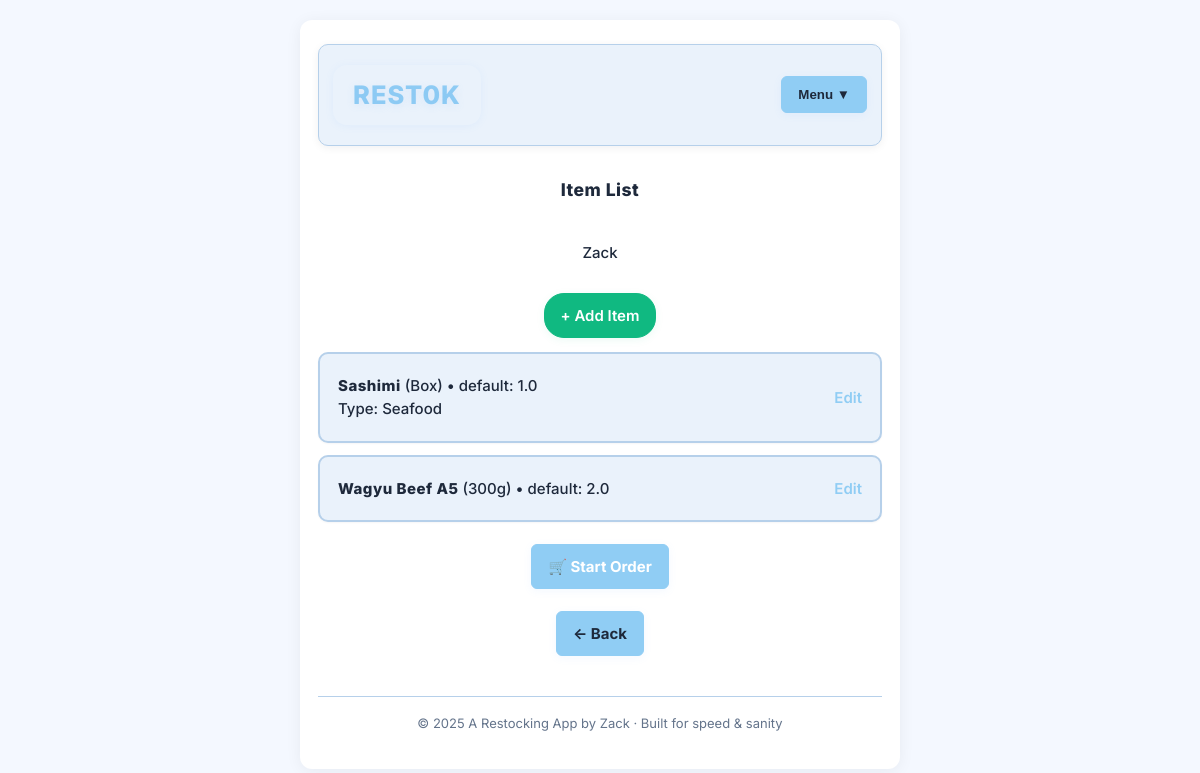
Page /suppliers/1/items on the committed database.
### models.py (models this page shows)
class Supplier(db.Model):
    __tablename__ = "suppliers"
    id = db.Column(db.Integer, primary_key=True)
    name = db.Column(db.String(100), nullable=False)
    email = db.Column(db.String(100), nullable=True)
    phone = db.Column(db.String(20), nullable=False)
    category = db.Column(db.String(64))
    notes = db.Column(db.Text, nullable=True)
    items = db.relationship("Item", backref="supplier", cascade="all, delete-orphan")

class Item(db.Model):
    __tablename__ = "items"
    id = db.Column(db.Integer, primary_key=True)
    supplier_id = db.Column(db.Integer, db.ForeignKey("suppliers.id"), nullable=False)
    name = db.Column(db.String(160), nullable=False)
    unit = db.Column(db.String(32), nullable=False)  # kg, pkt, carton, tin
    default_qty = db.Column(db.Float, nullable=False, default=1)
    item_type = db.Column(db.String(64), nullable=True)  # Dry, Frozen, Vegetables, etc.
    active = db.Column(db.Boolean, nullable=False, default=True)
    __table_args__ = (
        db.UniqueConstraint("supplier_id", "name", name="uq_item_per_supplier"),
    )

### app.py (the view)
    @app.get("/suppliers/<int:supplier_id>/items")
    def supplier_items(supplier_id):
        supplier = Supplier.query.get_or_404(supplier_id)
        items = (
            Item.query.filter_by(supplier_id=supplier.id, active=True)
            .order_by(Item.name.asc())
            .all()
        )
        return render_template("items_list.html", supplier=supplier, items=items)

### templates/items_list.html
{% extends "base.html" %}
{% block content %}
<h3> Item List </h3>
<p>{{ supplier.name }}</p>
<div class="row">
  <a href="/suppliers/{{ supplier.id }}/items/new" class="btn btn-add-item">+ Add Item</a>
</div>
<div class="grid">
  {% for it in items %}
  <div class="card row">
    <div style="flex:1">
      <div><strong>{{ it.name }}</strong> ({{ it.unit }}) • default: {{ it.default_qty }}</div>
      {% if it.item_type %}<div>Type: {{ it.item_type }}</div>{% endif %}
    </div>
    <a href="/items/{{ it.id }}/edit">Edit</a>
  </div>
  {% else %}
  <div class="card">No items yet. Add your first one.</div>
  {% endfor %}
</div>
<div class="row" style="margin: 8px 0;">
  <a href="/suppliers/{{ supplier.id }}/order" class="btn primary" style="color:#fff;">🛒 Start Order</a>
</div>
<div class="row" style="margin-bottom: 16px;">
  <a href="{{ url_for('suppliers_list') }}" class="btn" style="margin-left:0;">
    ← Back
  </a>
</div>
{% set back_url = url_for('suppliers_list') %}
{% endblock %}

### static/style.css (style rules this page uses)
*, *::before, *::after { box-sizing: border-box; }
html, body { height: 100%; margin: 0; font: var(--fs)/1.55 var(--font); color: var(--text); background: var(--bg); padding: 0; }
:root { --bg: #f4f8ff; --card: #eaf2fb; --text: #1e293b; --muted: #64748b; --brand: #90cdf4; --brand-600: #60a5fa; --accent: #90cdf4; --accent-600: #60a5fa; --border: #b6d0ea; --ring: rgba(96, 165, 250, .18); --shadow-sm: 0 1px 2px rgba(16, 24, 40, .04); --shadow: 0 2px 8px rgba(16, 24, 40, .06); --radius-sm: 6px; --radius: 10px; --radius-lg: 14px; --font: "Inter", system-ui, -apple-system, Segoe UI, Roboto, "Helvetica Neue", Arial, sans-serif; --fs-xs: 12px; --fs-sm: 13px; --fs: 15px; --fs-md: 16px; --fs-lg: 18px; --fs-xl: 22px; --sp-1: 6px; --sp-2: 10px; --sp-3: 12px; --sp-4: 14px; --sp-5: 16px; --sp-6: 20px; --sp-8: 24px; }
body { padding: var(--sp-6); -webkit-font-smoothing: antialiased; -moz-osx-font-smoothing: grayscale; }
.btn { display: inline-flex; align-items: center; gap: 8px; padding: 10px 16px; border-radius: var(--radius-sm); border: 1px solid var(--brand); background: linear-gradient(90deg, var(--brand) 70%, var(--accent) 100%); color: #1e293b; text-decoration: none; cursor: pointer; font-weight: 700; box-shadow: 0 2px 8px rgba(96,165,250,0.08); transition: background .15s, border-color .15s, box-shadow .15s; }
.btn.primary { background: linear-gradient(90deg, var(--accent) 60%, var(--brand) 100%); border-color: var(--accent); color: #fff; }
.card { background: var(--card); border: 2px solid var(--border); border-radius: var(--radius); box-shadow: var(--shadow-sm); padding: 20px 18px; overflow-wrap: break-word; word-break: break-word; box-sizing: border-box; }
.grid { display: flex; flex-direction: column; gap: var(--sp-3); width: 100%; align-items: center; }
.row { display: flex; flex-direction: row; gap: var(--sp-3); align-items: center; justify-content: center; width: 100%; flex-wrap: wrap; }
a, button, .btn, [role="button"] { outline: none; }
.btn, .btn.primary, .btn-add-item, .supplier-action-btn, .order-btn { background: var(--brand); color: #1e293b; border-color: var(--brand); font-weight: 700; box-shadow: 0 2px 8px rgba(96,165,250,0.08); border-radius: var(--radius-sm); transition: background .15s, border-color .15s, box-shadow .15s; }
.btn-add-item { background: #10b981; color: #fff; border-color: #10b981; font-weight: 600; border-radius: 20px; box-shadow: 0 2px 8px rgba(16,185,129,0.08); }
h1, h2, h3, h4, h5, h6 { font-family: var(--font); font-weight: 800; color: #1e293b; letter-spacing: 0.5px; margin-top: 0.8em; margin-bottom: 0.5em; background: none; }
body, p, li, td, th, label, span, div { font-family: var(--font); color: var(--text); font-weight: 500; background: none; }
strong, b { color: #1e293b; font-weight: 800; letter-spacing: 0.5px; }
a { color: var(--brand); text-decoration: none; font-weight: 600; transition: color 0.15s; }

### rows in the picture
Supplier: name "Zack"
Item: name "Sashimi", unit "Box", default_qty "1.0", item_type "Seafood"
Item: name "Wagyu Beef A5", unit "300g", default_qty "2.0"

### other values in the picture
{{ 2025 }} "2025"
